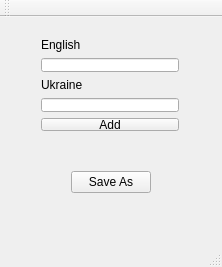
<?xml version="1.0" encoding="UTF-8"?>
<ui version="4.0">
 <class>MainWindow</class>
 <widget class="QMainWindow" name="MainWindow">
  <property name="geometry">
   <rect>
    <x>0</x>
    <y>0</y>
    <width>222</width>
    <height>267</height>
   </rect>
  </property>
  <property name="windowTitle">
   <string>MainWindow</string>
  </property>
  <widget class="QWidget" name="centralWidget">
   <widget class="QWidget" name="verticalLayoutWidget">
    <property name="geometry">
     <rect>
      <x>30</x>
      <y>10</y>
      <width>160</width>
      <height>115</height>
     </rect>
    </property>
    <layout class="QVBoxLayout" name="verticalLayout">
     <item>
      <widget class="QLabel" name="label">
       <property name="text">
        <string>English</string>
       </property>
      </widget>
     </item>
     <item>
      <widget class="QLineEdit" name="Eng_word_lineEdit"/>
     </item>
     <item>
      <widget class="QLabel" name="label_2">
       <property name="text">
        <string>Ukraine</string>
       </property>
      </widget>
     </item>
     <item>
      <widget class="QLineEdit" name="Ukr_word_lineEdit"/>
     </item>
     <item>
      <widget class="QPushButton" name="add_Button">
       <property name="text">
        <string>Add</string>
       </property>
      </widget>
     </item>
    </layout>
   </widget>
   <widget class="QWidget" name="horizontalLayoutWidget">
    <property name="geometry">
     <rect>
      <x>40</x>
      <y>140</y>
      <width>141</width>
      <height>51</height>
     </rect>
    </property>
    <layout class="QHBoxLayout" name="horizontalLayout">
     <item>
      <widget class="QLabel" name="Eng">
       <property name="text">
        <string/>
       </property>
      </widget>
     </item>
     <item>
      <widget class="QPushButton" name="show_Button">
       <property name="text">
        <string>Save As</string>
       </property>
      </widget>
     </item>
     <item>
      <widget class="QLabel" name="Ukr">
       <property name="text">
        <string/>
       </property>
      </widget>
     </item>
    </layout>
   </widget>
  </widget>
  <widget class="QMenuBar" name="menuBar">
   <property name="geometry">
    <rect>
     <x>0</x>
     <y>0</y>
     <width>222</width>
     <height>21</height>
    </rect>
   </property>
  </widget>
  <widget class="QToolBar" name="mainToolBar">
   <attribute name="toolBarArea">
    <enum>TopToolBarArea</enum>
   </attribute>
   <attribute name="toolBarBreak">
    <bool>false</bool>
   </attribute>
  </widget>
  <widget class="QStatusBar" name="statusBar"/>
 </widget>
 <layoutdefault spacing="6" margin="11"/>
 <resources/>
 <connections/>
</ui>
